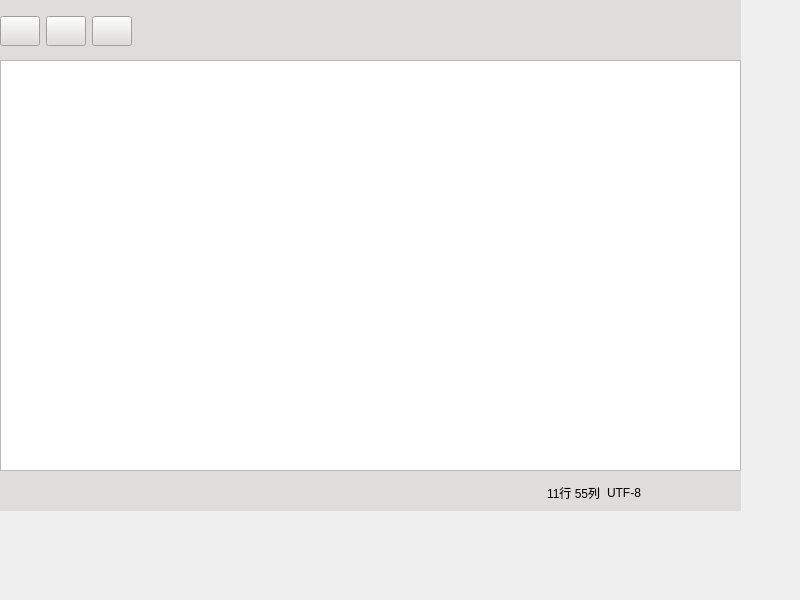
<?xml version="1.0" encoding="UTF-8"?>
<ui version="4.0">
 <class>Widget</class>
 <widget class="QWidget" name="Widget">
  <property name="geometry">
   <rect>
    <x>0</x>
    <y>0</y>
    <width>800</width>
    <height>600</height>
   </rect>
  </property>
  <property name="windowTitle">
   <string>我的记事本</string>
  </property>
  <property name="windowIcon">
   <iconset resource="res.qrc">
    <normaloff>:/icon/logo.png</normaloff>:/icon/logo.png</iconset>
  </property>
  <widget class="QWidget" name="layoutWidget">
   <property name="geometry">
    <rect>
     <x>0</x>
     <y>0</y>
     <width>741</width>
     <height>511</height>
    </rect>
   </property>
   <layout class="QVBoxLayout" name="verticalLayout">
    <property name="spacing">
     <number>0</number>
    </property>
    <item>
     <widget class="QWidget" name="widgetTop" native="true">
      <property name="minimumSize">
       <size>
        <width>0</width>
        <height>60</height>
       </size>
      </property>
      <property name="styleSheet">
       <string notr="true">background-color: rgb(222, 221, 218);</string>
      </property>
      <widget class="QWidget" name="layoutWidget">
       <property name="geometry">
        <rect>
         <x>0</x>
         <y>10</y>
         <width>531</width>
         <height>42</height>
        </rect>
       </property>
       <layout class="QHBoxLayout" name="horizontalLayout">
        <item>
         <widget class="QPushButton" name="btnOpen">
          <property name="minimumSize">
           <size>
            <width>30</width>
            <height>30</height>
           </size>
          </property>
          <property name="styleSheet">
           <string notr="true">QPushButton  { border-image: url(:/icon/add-1.png); }
QPushButton:hover  { border-image: url(:/icon/add-3.png); }
QPushButton:pressed  { border-image: url(:/icon/add-2.png); }
</string>
          </property>
          <property name="text">
           <string/>
          </property>
         </widget>
        </item>
        <item>
         <widget class="QPushButton" name="btnSave">
          <property name="minimumSize">
           <size>
            <width>30</width>
            <height>30</height>
           </size>
          </property>
          <property name="styleSheet">
           <string notr="true">QPushButton  { border-image: url(:/icon/save-1.png); }
QPushButton:hover  { border-image: url(:/icon/save-3.png); }
QPushButton:pressed  { border-image: url(:/icon/save-2.png); }
</string>
          </property>
          <property name="text">
           <string/>
          </property>
         </widget>
        </item>
        <item>
         <widget class="QPushButton" name="btnClose">
          <property name="minimumSize">
           <size>
            <width>30</width>
            <height>30</height>
           </size>
          </property>
          <property name="styleSheet">
           <string notr="true">QPushButton  { border-image: url(:/icon/close-1.png); }
QPushButton:hover  { border-image: url(:/icon/close-3.png); }
QPushButton:pressed  { border-image: url(:/icon/close-2.png); }
</string>
          </property>
          <property name="text">
           <string/>
          </property>
         </widget>
        </item>
        <item>
         <spacer name="horizontalSpacer_2">
          <property name="orientation">
           <enum>Qt::Orientation::Horizontal</enum>
          </property>
          <property name="sizeHint" stdset="0">
           <size>
            <width>40</width>
            <height>20</height>
           </size>
          </property>
         </spacer>
        </item>
       </layout>
      </widget>
     </widget>
    </item>
    <item>
     <widget class="QTextEdit" name="textEdit"/>
    </item>
    <item>
     <widget class="QWidget" name="widgetBottom" native="true">
      <property name="minimumSize">
       <size>
        <width>0</width>
        <height>40</height>
       </size>
      </property>
      <property name="styleSheet">
       <string notr="true">background-color: rgb(222, 221, 218);</string>
      </property>
      <widget class="QWidget" name="layoutWidget">
       <property name="geometry">
        <rect>
         <x>280</x>
         <y>10</y>
         <width>381</width>
         <height>24</height>
        </rect>
       </property>
       <layout class="QHBoxLayout" name="horizontalLayout_2">
        <item>
         <spacer name="horizontalSpacer">
          <property name="orientation">
           <enum>Qt::Orientation::Horizontal</enum>
          </property>
          <property name="sizeHint" stdset="0">
           <size>
            <width>40</width>
            <height>20</height>
           </size>
          </property>
         </spacer>
        </item>
        <item>
         <widget class="QLabel" name="pos">
          <property name="text">
           <string>11行 55列</string>
          </property>
         </widget>
        </item>
        <item>
         <widget class="QLabel" name="codec">
          <property name="text">
           <string>UTF-8</string>
          </property>
         </widget>
        </item>
        <item>
         <spacer name="horizontalSpacer_3">
          <property name="orientation">
           <enum>Qt::Orientation::Horizontal</enum>
          </property>
          <property name="sizeType">
           <enum>QSizePolicy::Policy::Fixed</enum>
          </property>
          <property name="sizeHint" stdset="0">
           <size>
            <width>20</width>
            <height>20</height>
           </size>
          </property>
         </spacer>
        </item>
       </layout>
      </widget>
     </widget>
    </item>
   </layout>
  </widget>
 </widget>
 <resources>
  <include location="res.qrc"/>
 </resources>
 <connections/>
</ui>
